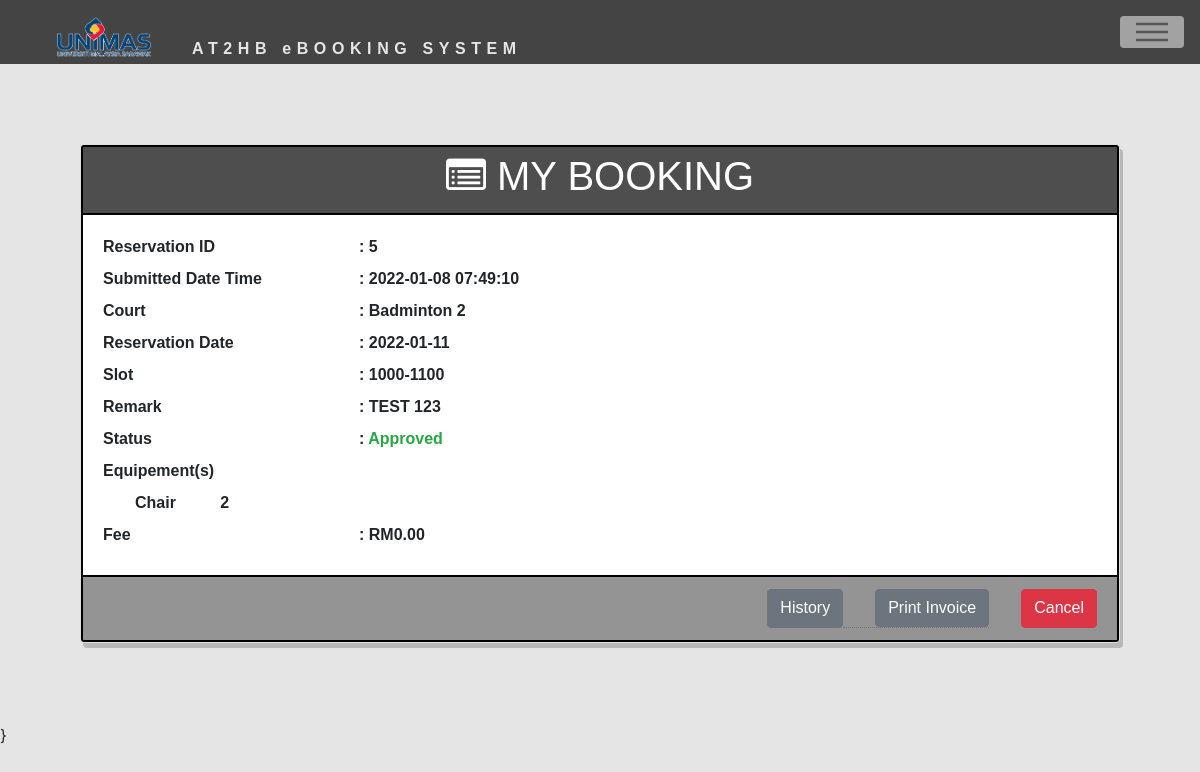
Page /user/check_booking.php (signed in) on the committed database.
### tables this page shows
CREATE TABLE `reservation` (
  `reservation_id` int(11) NOT NULL,
  `court_id` int(11) NOT NULL,
  `user_id` int(11) NOT NULL,
  `reservation_submit` datetime NOT NULL,
  `reservation_edit` datetime NOT NULL,
  `reservation_date` date NOT NULL,
  `reservation_slot` varchar(20) NOT NULL,
  `reservation_status` char(30) NOT NULL,
  `reservation_remark` varchar(100) DEFAULT NULL,
  `reservation_rating` float DEFAULT NULL
);

CREATE TABLE `court` (
  `court_id` int(11) NOT NULL,
  `facility_id` int(11) NOT NULL,
  `court_name` varchar(20) NOT NULL,
  `court_location` varchar(100) NOT NULL,
  `court_status` char(20) NOT NULL
);

CREATE TABLE `reservation_addon` (
  `ra_id` int(11) NOT NULL,
  `reservation_id` int(11) NOT NULL,
  `equipment_id` int(11) NOT NULL,
  `equipment_qty` int(11) NOT NULL
);

CREATE TABLE `equipment` (
  `equipment_id` int(11) NOT NULL,
  `equipment_name` varchar(20) NOT NULL,
  `equipment_desc` varchar(100) NOT NULL,
  `equipment_total` int(11) NOT NULL,
  `equipment_balance` int(11) NOT NULL
);

CREATE TABLE `invoice` (
  `invoice_id` int(11) NOT NULL,
  `reservation_id` int(11) NOT NULL,
  `invoice_pay_amount` int(11) NOT NULL,
  `invoice_status` char(30) NOT NULL
);

### user/_asset/process/dbcontroller.php (called while the page is built, shortened)
<?php
class DBController {
	private $host = "localhost";
	private $user = "root";
	private $password = "";
	private $database = "at2hb_db";
	private $conn;
	function __construct() {
		$this->conn = $this->connectDB();
	}
	function connectDB() {
		$conn = mysqli_connect($this->host,$this->user,$this->password,$this->database);
		return $conn;
	}
	function runQuery($query) {
		$result = mysqli_query($this->conn,$query);
		while($row=mysqli_fetch_assoc($result)) {
			$resultset[] = $row;
		}
		if(!empty($resultset))
			return $resultset;
	}
}
?>

### user/check_booking.php (the view, shortened to what this page needs)
<!DOCTYPE html>
<html>
<head>
    <link href='https://stackpath.bootstrapcdn.com/bootstrap/4.3.1/css/bootstrap.min.css' rel='stylesheet'>
    <link href='https://cdnjs.cloudflare.com/ajax/libs/font-awesome/4.7.0/css/font-awesome.css' rel='stylesheet'>
	<link rel="stylesheet" href="_asset/css/user_profile.css">
</head>
<body>
<?php
if(!isset($_SESSION['id'])){
    header("Location: login.php");
  }
else{
$uid=$_SESSION['id'];
require_once("_asset/process/dbcontroller.php");
$db_handler = new DBController();
$conn=$db_handler->connectDB();
	include "header(user).php";
    $sql=mysqli_query($conn,"SELECT reservation_id,reservation_submit,reservation_date,reservation_slot, reservation_remark, reservation_status, court_name,invoice_pay_amount
    FROM reservation JOIN court USING(court_id) JOIN invoice USING(reservation_id)
    WHERE reservation.user_id='$uid' ORDER BY reservation_id DESC LIMIT 1")or die(mysqli_error($conn));
    if($row=mysqli_fetch_array($sql)){
    $rsvp_id=$row['reservation_id'];
    $equip_array = $db_handler->runQuery("SELECT equipment_id,equipment_name,equipment_qty
    FROM reservation_addon JOIN equipment USING(equipment_id)
    WHERE reservation_id='$rsvp_id';");
    $history_array = $db_handler->runQuery("SELECT reservation_id,reservation_submit,reservation_date,reservation_slot, reservation_remark, reservation_status, court_name
    FROM reservation JOIN court USING(court_id)
    WHERE reservation.user_id='$uid'
    ORDER BY reservation_submit DESC;");
?>
<main>
	<div class="card" id="myBooking">
		<div class="card-header">
			<h1><i class="fa fa-list-alt"></i>  MY BOOKING</h1>
		</div>
		<div class="card-body">
            <div class="row">
                <div class="col-3"><label>Reservation ID</label></div>
                <div class="col-9">: <?php echo $row['reservation_id'] ?></div>
            </div>
            <div class="row">
                <div class="col-3"><label>Submitted Date Time</label></div>
                <div class="col-9">: <?php echo $row['reservation_submit'] ?></div>
            </div>
            <div class="row">
                <div class="col-3"><label>Court</label></div>
                <div class="col-9">: <?php echo $row['court_name'] ?></div>
            </div>
            <div class="row">
                <div class="col-3"><label>Reservation Date</label></div>
                <div class="col-9">: <?php echo $row['reservation_date'] ?></div>
            </div>
            <div class="row">
                <div class="col-3"><label>Slot</label></div>
                <div class="col-9">: <?php echo $row['reservation_slot'] ?></div>
            </div>
            <div class="row">
                <div class="col-3"><label class="name">Remark</label></div>
                <div class="col-9">: <?php echo $row['reservation_remark'] ?></div>
            </div>
            <div class="row">
                <div class="col-3"><label class="name">Status</label></div>
                <div class="col-9">: <span class="<?php echo $row['reservation_status'] ?>"><?php echo $row['reservation_status'] ?></span></div>
            </div>
<?php
    if (!empty($equip_array)) {
?>
        <div class="row">
        <div class="col-3"><label class="name">Equipement(s)</label></div><br>
        </div>
    <?php
    foreach($equip_array as $key=>$value){
    ?>  <div class="row">
                <div class="col-1" style="margin-left: 2em;"><label class="name"><?php echo $equip_array[$key]["equipment_name"]; ?></label></div>
                <div class="col-9"><?php echo $equip_array[$key]["equipment_qty"]; ?></div>
        </div>
    <?php }
    } ?>
        <div class="row">
                <div class="col-3"><label class="name">Fee</label></div>
                <div class="col-9">: RM<span><?php echo number_format($row['invoice_pay_amount'],2) ?></span></div>
            </div>
		</div>
		<div class="card-footer">
            <button class="btn btn-secondary" onclick="openHistory()">History</button>
            <?php
                if($row['reservation_status']=='Approved' || $row['reservation_status']=='Completed'){
                    echo'<a href="_asset/pdf/pdf_gen.php?pi=1" target="_blank"><button class="btn btn-secondary">Print Invoice</button></a>';
                }
            ?>
			<button class="btn btn-danger" onclick="cancelIt(<?php echo $row['reservation_id'] ?>)">Cancel</button>
		</div>
	</div>
</main>
<?php }?>
}
<?php }?>
</body>
</html>

### user/_asset/css/user_profile.css (style rules this page uses)
* { margin: 0; padding: 0; font-family: sans-serif,monospace; }
body { background-color: #e5e5e5; min-height: 100vh; }
main { display: block; padding: 5em; }
.card { box-shadow: 3px 5px rgba(0, 0, 0, 0.2); display: block; }
.card-header,.card-body,.card-footer { border: 2px solid black; }
.card-body,.card-footer { border-top: none; }
.card-body { font-weight: 600; }
.card-header { background-color: #4e4e4e; padding: 0.3em; color: white; text-align: center; }
.card-footer { display: flex; justify-content:flex-end; background-color: #949494; }
.card-footer button { margin-left: 2em; }
.Verified,.Approved { color:#28a745; }

### user/header(user).php (style rules this page uses)
a { -moz-transition: border-bottom-color 0.2s ease, color 0.2s ease; -webkit-transition: border-bottom-color 0.2s ease, color 0.2s ease; -ms-transition: border-bottom-color 0.2s ease, color 0.2s ease; transition: border-bottom-color 0.2s ease, color 0.2s ease; text-decoration: none; color: #585858; border-bottom: dotted 1px rgba(88, 88, 88, 0.5); }

### rows in the picture
reservation: reservation_id "5", reservation_submit "2022-01-08 07:49:10", court.court_name "Badminton 2", reservation_date "2022-01-11", reservation_slot "1000-1100", reservation_remark "TEST 123", reservation_status "Approved", invoice.invoice_pay_amount "0.00"
reservation_addon: equipment.equipment_name "Chair", equipment_qty "2"
